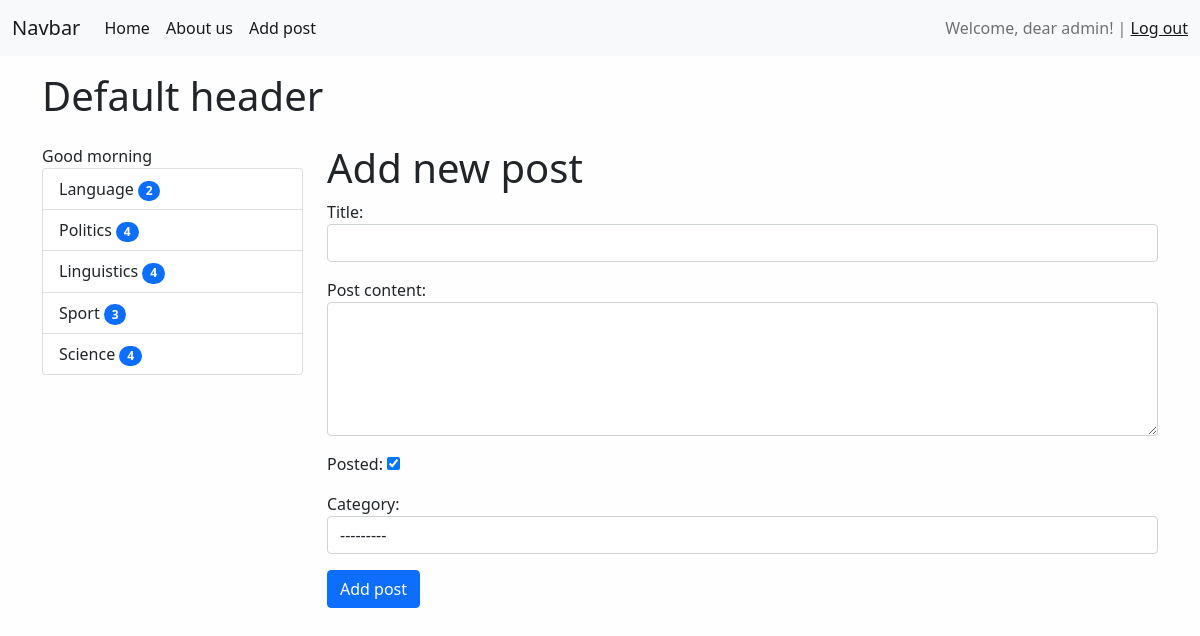
Screenshot of /add_post/ (signed in) with the database file from the repository.
### article/models.py (models this page shows)
class Category(models.Model):
    objects = None
    title = models.CharField(max_length=150, db_index=True, verbose_name='Category')
    def get_absolute_url(self):
        return reverse('category', kwargs={"cat_id": self.pk})
    def __str__(self):
        return self.title
    class Meta:
        verbose_name = 'Category'
        verbose_name_plural = 'Categories'

### article/views.py (the view)
# urls.py: path('add_post/', AddPost.as_view(), name='add_post'),
class AddPost(LoginRequiredMixin, CreateView):
    form_class = ArticleForm
    template_name = 'article/add_post.html'
    success_url = reverse_lazy('home')
    raise_exception = True

### article/forms.py (shortened to what this page needs)
class ArticleForm(forms.ModelForm):
	class Meta:
		model = Article
		fields = ['title', 'content', 'is_published', 'category']
		widgets = {
			'title': forms.TextInput(attrs={'class': 'form-control'}),
			'content': forms.Textarea(attrs={'class': 'form-control', 'rows': 5}),
			'category': forms.Select(attrs={'class': 'form-control'}),
		}

### article/templatetags/article_tags.py (called while the page is built)
@register.simple_tag()
def get_categories():
    return Category.objects.all()

@register.inclusion_tag("article/list_categories.html")
def display_categories(arg1="Hello", arh2="There"):
    categories = Category.objects.annotate(cnt=Count('article', filter=F('article__is_published'))).filter(cnt__gt=0)
    return {"cats": categories, "arg1": arg1, "arh2": arh2}

### article/templates/article/add_post.html (shortened to what this page needs)
{% extends 'base.html' %}
{% block sidebar %}
    {% include 'inc/_sidebar.html' %}
{% endblock sidebar %}
{% block content%}
 <h1>Add new post</h1>
<form action="{% url 'add_post' %}" method="post">
    {{form.as_p}}
    <button type="submit"  class="btn btn-primary btn-block">Add post</button>
</form>
{% endblock content%}

### templates/inc/_nav.html (shortened to what this page needs)
<nav class="navbar navbar-expand-lg navbar-light bg-light">
    <div class="container-fluid">
        <a class="navbar-brand" href="{% url 'home'%}">Navbar</a>
        <div class="collapse navbar-collapse" id="navbarSupportedContent">
            <ul class="navbar-nav me-auto mb-2 mb-lg-0">
                <li class="nav-item"><a class="nav-link active" aria-current="page" href="{% url 'home'%}">Home</a></li>
                <li class="nav-item"><a class="nav-link active" aria-current="page" href="{% url 'about'%}">About us</a></li>
                {% if request.user.is_authenticated %}
                <li class="nav-item"><a class="nav-link active" aria-current="page" href="{% url 'add_post'%}">Add post</a></li>
                {% endif%}
            </ul>
            <span class="navbar-text">
                {% if request.user.is_authenticated %}
                Welcome, dear {{ user}}!   |   <a href="{% url 'logout' %}">Log out</a>
                {% else %}
                <a href="{% url 'register' %}">Register</a> | <a href="{% url 'login' %}">Log in</a>
                {% endif %}
            </span>
        </div>
    </div>
</nav>

### article/templates/article/list_categories.html
<div class="list-group">
    {{ arg1 }}
        {% for cat in cats %}
        {% if cur_cat == cat.pk%}
            <a
                href="{{ cat.get_absolute_url }}" class="list-group-item list-group-item-action active" aria-current="true">{{cat.title}}
                <span class="badge bg-primary rounded-pill">{{cat.cnt}}</span>
            </a>
        {% else %}
            <a
                href="{{ cat.get_absolute_url }}" class="list-group-item list-group-item-action" aria-current="true">{{cat.title}}
                <span class="badge bg-primary rounded-pill">{{cat.cnt}}</span>
            </a>
        {%endif%}
        {%endfor%}
</div>

### land_of_lang/static/css/style.css (style rules this page uses)
body { background-color: #fefefe; }

### rows the page displays
Category: title "Language", cnt "2"
Category: title "Politics", cnt "4"
Category: title "Linguistics", cnt "4"
Category: title "Sport", cnt "3"
Category: title "Science", cnt "4"

### other values shown
{{ user }} "admin"
{{ arg1 }} "Good morning"
